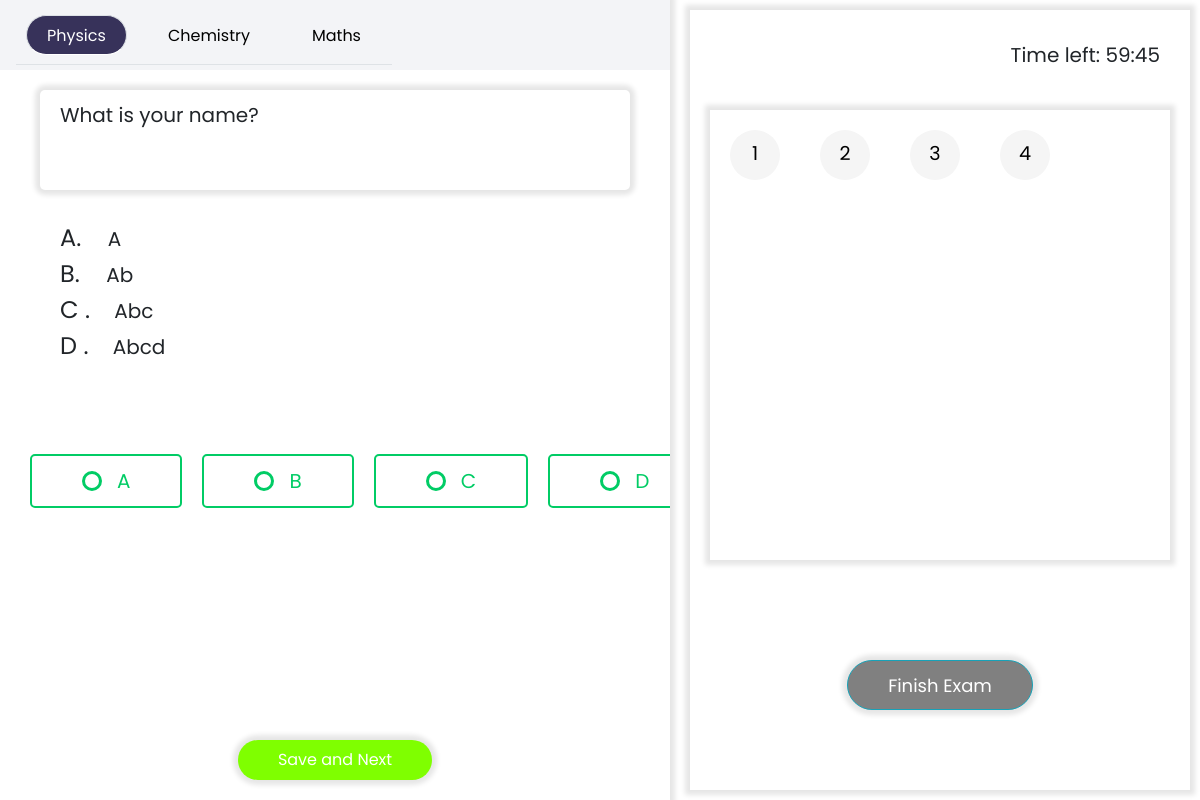
The app's page /quiz/questions/physics/P1B with its own data.
### quiz/models.py (models this page shows)
class Question(models.Model):
    statement = models.TextField(unique = True)
    optionA = models.TextField()
    optionB = models.TextField()
    optionC = models.TextField()
    optionD = models.TextField()
    CorrectOption = models.CharField(max_length = 2)
    questionId = models.TextField(unique = True)
    subject = models.CharField(max_length = 50, null = False)
    test = models.ForeignKey(Test, unique = False, on_delete = models.CASCADE)

### quiz/views.py (the view)
# urls.py: path('questions/<str:subject>/<str:questionid>', views.displayQuestion, name = 'quiz/questions'),
def displayQuestion(request,subject, questionid):
    test = Test.objects.first()
    questions = test.question_set.filter(subject = subject)
    required_question = test.question_set.filter(questionId = questionid).first()
    list1 = [1,2,3]
    question_dict = dict()
    counter = 1
    for p in questions:
        question_dict[counter] = p
        counter += 1
    physics_questions = test.question_set.filter(subject = 'physics')
    chemistry_questions = test.question_set.filter(subject = 'chemistry')
    maths_questions = test.question_set.filter(subject = 'maths')
    phy_dict = dict()
    math_dict = dict()
    chem_dict = dict()
    counter = 1
    for p in physics_questions:
        phy_dict[counter] = p
        counter += 1
    counter = 1
    for c in chemistry_questions:
        chem_dict[counter] = c
        counter += 1
    counter = 1
    for m in maths_questions:
        math_dict[counter] = m
        counter += 1
    context = {
        "question" : required_question,
        "questions_dict" : question_dict,
        "first_phy" : phy_dict[1],
        "first_chem" : chem_dict[1],
        "first_maths" : math_dict[1],
        "testId" : test.testId,
    }
    print(request.method)
    if request.method == "POST":
        option = request.POST.get(questionid)
        print("---------------------------")
        print(option)
        print("---------------------------")
    return render(request, 'quiz/question_detailed.html', context)

### quiz/templates/quiz/question_detailed.html (shortened to what this page needs)
<!doctype html>
<html lang="en">
	<head>
        <link rel="stylesheet" href="https://stackpath.bootstrapcdn.com/bootstrap/4.5.2/css/bootstrap.min.css">
	</head>
    <body>
        <form class="wrapper" method="POST">
            <div class="main">
                <nav class="navbar navbar-expand-lg navbar-dark" style="height: 70px;">
					<div class="collapse navbar-collapse" id="navbarSupportedContent">
                        <ul class="navbar-nav mr-auto nav nav-tabs">
                            {% if question.subject == "physics" %}
                                <li class="nav-item">
                                    <a class="nav-link active" id="physics" href="/quiz/questions/physics/{{first_phy.questionId}}" onclick="changeClass(this)">Physics</a>
                                </li>
                            {% else %}
                                <li class="nav-item">
                                    <a class="nav-link" id="physics" href="/quiz/questions/physics/{{first_phy.questionId}}" onclick="changeClass(this)">Physics</a>
                                </li>
                            {% endif %}
                            {% if question.subject == "chemistry" %}
                                <li class="nav-item">
                                    <a class="nav-link active" id="chemistry" href="/quiz/questions/chemistry/{{first_chem.questionId}}" onclick="changeClass(this)">Chemistry</a>
                                </li>
                            {% else %}
                                <li class="nav-item">
                                    <a class="nav-link" id="chemistry" href="/quiz/questions/chemistry/{{first_chem.questionId}}" onclick="changeClass(this)">Chemistry</a>
                                </li>
                            {% endif %}
                            {% if question.subject == "maths" %}
                                <li class="nav-item">
                                    <a class="nav-link active" id="maths" href="/quiz/questions/maths/{{first_maths.questionId}}" onclick="changeClass(this)">Maths</a>
                                </li>
                            {% else %}
                                <li class="nav-item">
                                    <a class="nav-link" id="maths" href="/quiz/questions/maths/{{first_maths.questionId}}" onclick="changeClass(this)">Maths</a>
                                </li>
                            {% endif %}
                        </ul>
					</div>
                </nav>
                <div class="main-section">
                    <div id="physics" class="question-section tab-content">
                            <div class="question-statement">
                                <p id="{{ question.questionId }}">{{ question.statement }}</p>
                            </div>
                            <div class="answer-section">
                                <div>
                                    <span>A. </span>
                                    <p>{{ question.optionA }}</p>
                                </div>
                                <div>
                                    <span>B. </span>
                                    <p>{{ question.optionB }}</p>
                                </div>
                                <div>
                                    <span>C .</span>
                                    <p>{{ question.optionC }}</p>
                                </div>
                                <div>
                                    <span>D .</span>
                                    <p>{{ question.optionD }}</p>
                                </div>
                            </div>
                            <div class="input-class">
                                <label for="male">A</label>
                                <label for="female">B</label>
                                <label for="other">C</label>
                                <label for="other2">D</label>
                            </div>
                    </div>
                    <div class="question-footer">
                        <ul class="navbar-nav mr-auto">
                            <li class="nav-item">
                                <a class="nav-link" id="next1" href="">Save and Next</a>
                            </li>
                        </ul>
                    </div>
                </div>
            </div>
            <div class="question-part">
                <div class="timer">
                    <p class="timer-para">Time left: 59:45</p>
                </div>
                <div class="questions tab-content">
                    <ul id="physics" class="physics-ul active navbar-nav mr-auto questionaire">
                        {% for i, j in questions_dict.items %}
                            <li class="nav-item">
                                <a class="nav-link" href="/quiz/questions/{{ j.subject }}/{{ j.questionId }}" id="">{{ i }}</a>
                            </li>
                        {% endfor %}
                    </ul>
                <div class="options">
                    <form action="POST"> {% csrf_token %}
                        <button class="btn btn-info"><a href="/quiz/quiz/{{testId}}">Finish Exam</a></button>
                    </form>
                </div>
            </div>
        </form>
    </body>
</html>

### quiz/templates/quiz/question_detailed.html (style rules this page uses)
* { padding: 0; margin: 0; font-family: Poppins; }
a { text-decoration: none; }
li { list-style-type: none!important; }
body { width: 100%; height: 100vh; overflow: hidden!important; }
.wrapper { width: 100%; height: 100vh; overflow: hidden!important; display: flex; flex-direction: row; }
.wrapper .main { overflow: hidden; width: calc(100% - 530px); height: 100vh; display: flex; flex-direction: column; margin: 0 10px; margin-left: 0; box-shadow: 0 0 5px 5px rgba(0, 0, 0, 0.1); }
.wrapper .main div.main-section { overflow-x: hidden; overflow-y: scroll; display: inherit; flex-direction: column; justify-content: space-between; height: calc(100vh - 70px); }
.wrapper .main .navbar { height: 70px; width: 100%; color: #000; background: #f3f4f7; }
.wrapper .main .navbar div ul li.nav-item a.nav-link { color: black!important; margin: 10px; padding: 8px 20px; height: 40px; border-radius: 20px; }
.wrapper .main .navbar div ul li.nav-item a.active.nav-link, .wrapper .main .navbar div ul li.nav-item:hover a.nav-link { color: #fff!important; background-color: #37325A; }
.wrapper .main div .question-footer { height: 70px; width: 100%; }
.wrapper .main div .question-footer ul { display: flex; padding: 0; margin: 0; width: 100%; flex-direction: row; height: 70px; justify-content: space-evenly; }
.wrapper .main div .question-footer ul li a.nav-link { color: black; width: auto; padding: 8px 40px; margin: 10px; border-radius: 20px; box-shadow: 0 0 5px 5px rgba(0, 0, 0, 0.1); }
.wrapper .main div .question-footer ul li:last-child a.nav-link { color: white!important; background-color: chartreuse; }
.wrapper .question-part { background-color: rgb(255, 255, 255); width: 500px; overflow: hidden; margin: 10px; padding: 20px; box-shadow: 0 0 5px 5px rgba(0, 0, 0, 0.1); }
.timer { height: 40px; margin: 0; text-align: end; height: 70px; padding: 10px; font-size: 20px; }
.questionaire { display: flex!important; flex-direction: row; flex-wrap: wrap; text-align: center; height: 450px; box-shadow: 0 0 5px 5px rgba(0, 0, 0, 0.1); overflow-y: scroll; background-color: white; }
.questionaire li { height:50px; width:50px; margin:20px; }
.questionaire .nav-link { font-size:120%; background-color:whitesmoke; color:black; padding:10px 5px; text-align:center; width: 50px; height: 50px; border-radius: 50%; }
.questions ul { margin-top:10px; margin-bottom:10px; }
.question-statement { width: calc(100% - 80px); margin: 20px 40px; box-shadow: 0 0 5px 5px rgba(0, 0, 0, 0.1); padding: 10px 20px; border-radius: 5px; min-height: 100px; }
.question-statement p { font-size: 20px; font-family: Poppins; }
.answer-section { width: calc(100% - 80px); margin: 20px 40px; margin-bottom: 20px; padding: 10px 20px; }
.answer-section div span { font-size: 24px; font-family: Poppins; margin-right: 20px; display: inline; height: 100%; }
.answer-section div p { font-size: 20px; font-family: Poppins; display: inline; }
ul.active { display: flex!important; }
.input-class { width: 100%; padding: 0 20px; display: flex; flex-direction: row; justify-content: space-evenly; margin-top: 80px; }
label { position: relative; color: #01cc65; font-family: 'Poppins'; font-size: 20px; border: 2px solid #01cc65; border-radius: 5px; padding: 10px 50px; display: flex; align-items: center; cursor: pointer; width: fit-content; margin: 0 10px; }
label:before { content: ""; height: 20px; width: 20px; border: 3px solid #01cc65; border-radius: 50%; margin-right: 15px; }
.options { margin-bottom: auto; margin-top: 100px; display:flex; flex-direction:row; justify-content:space-evenly; }
.options .btn { color: white !important; background-color: gray !important; font-size: 18px; box-shadow:0 0 5px 5px rgba(0, 0, 0, 0.1); padding: 8px 40px; height: 50px; border-radius: 25px; }
.options .btn a { color: white; }

### records on screen
Question: statement "What is your name?", optionA "A", optionB "Ab", optionC "Abc", optionD "Abcd", i "1"
Question: i "2"
Question: id "3"
Question: i "4"
